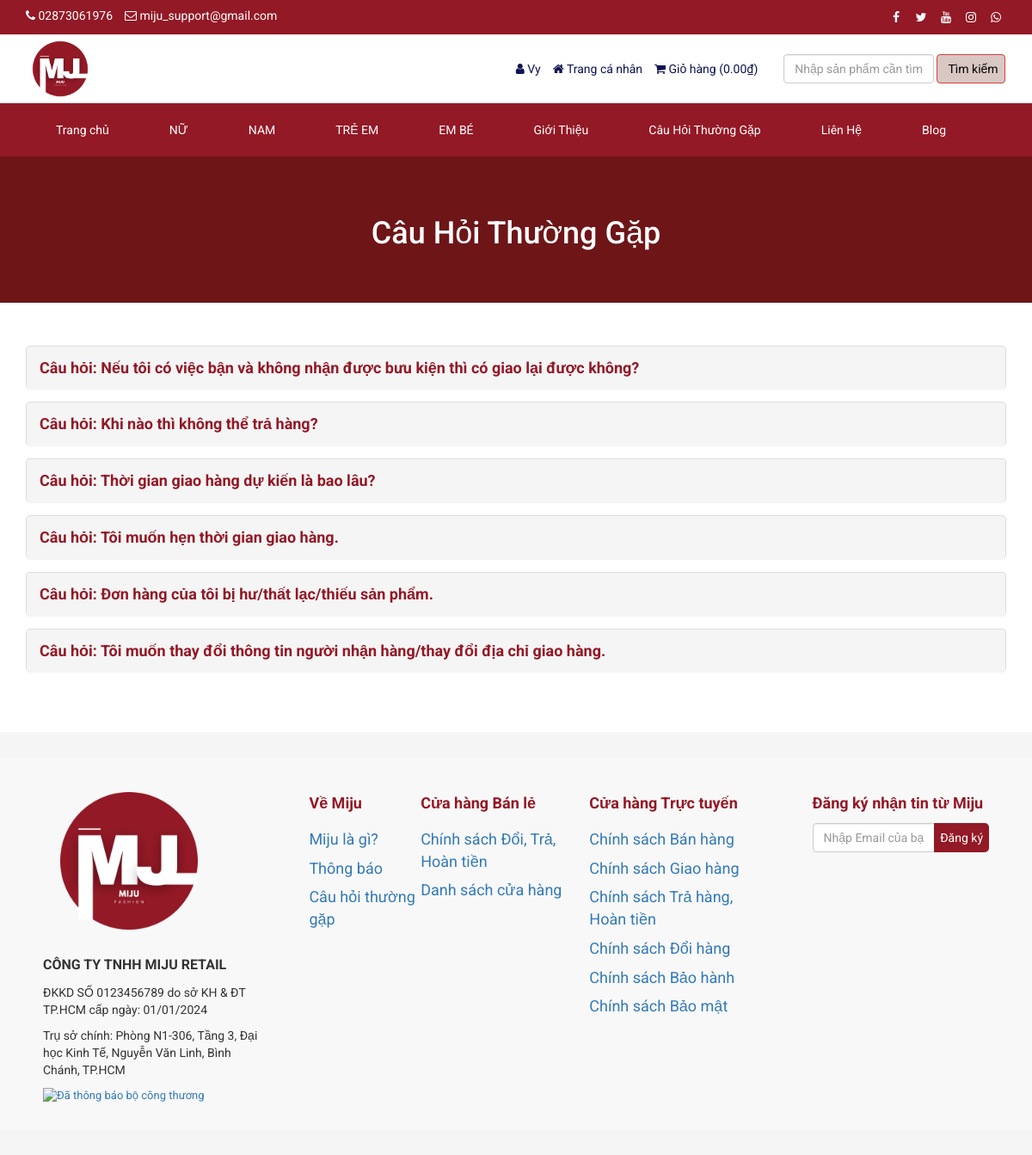
Screenshot of /faq.php (signed in) with the database file from the repository.
### tables this page shows
CREATE TABLE `tbl_settings` (
  `id` int(11) NOT NULL,
  `logo` varchar(255) NOT NULL,
  `favicon` varchar(255) NOT NULL,
  `footer_about` text NOT NULL,
  `footer_copyright` text NOT NULL,
  `contact_address` text NOT NULL,
  `contact_email` varchar(255) NOT NULL,
  `contact_phone` varchar(255) NOT NULL,
  `contact_fax` varchar(255) NOT NULL,
  `contact_map_iframe` text NOT NULL,
  `receive_email` varchar(255) NOT NULL,
  `receive_email_subject` varchar(255) NOT NULL,
  `receive_email_thank_you_message` text NOT NULL,
  `forget_password_message` text NOT NULL,
  `total_recent_post_footer` int(10) NOT NULL,
  `total_popular_post_footer` int(10) NOT NULL,
  `total_recent_post_sidebar` int(11) NOT NULL,
  `total_popular_post_sidebar` int(11) NOT NULL,
  `total_featured_product_home` int(11) NOT NULL,
  `total_latest_product_home` int(11) NOT NULL,
  `total_popular_product_home` int(11) NOT NULL,
  `meta_title_home` text NOT NULL,
  `meta_keyword_home` text NOT NULL,
  `meta_description_home` text NOT NULL,
  `banner_login` varchar(255) NOT NULL,
  `banner_registration` varchar(255) NOT NULL,
  `banner_forget_password` varchar(255) NOT NULL,
  `banner_reset_password` varchar(255) NOT NULL,
  `banner_search` varchar(255) NOT NULL,
  `banner_cart` varchar(255) NOT NULL,
  `banner_checkout` varchar(255) NOT NULL,
  `banner_product_category` varchar(255) NOT NULL,
  `banner_blog` varchar(255) NOT NULL,
  `cta_title` varchar(255) NOT NULL,
  `cta_content` text NOT NULL,
  `cta_read_more_text` varchar(255) NOT NULL,
  `cta_read_more_url` varchar(255) NOT NULL,
  `cta_photo` varchar(255) NOT NULL,
  `featured_product_title` varchar(255) NOT NULL,
  `featured_product_subtitle` varchar(255) NOT NULL,
  `latest_product_title` varchar(255) NOT NULL,
  `latest_product_subtitle` varchar(255) NOT NULL,
  `popular_product_title` varchar(255) NOT NULL,
  `popular_product_subtitle` varchar(255) NOT NULL,
  `testimonial_title` varchar(255) NOT NULL,
  `testimonial_subtitle` varchar(255) NOT NULL,
  `testimonial_photo` varchar(255) NOT NULL,
  `blog_title` varchar(255) NOT NULL,
  `blog_subtitle` varchar(255) NOT NULL,
  `newsletter_text` text NOT NULL,
  `paypal_email` varchar(255) NOT NULL,
  `stripe_public_key` varchar(255) NOT NULL,
  `stripe_secret_key` varchar(255) NOT NULL,
  `bank_detail` text NOT NULL,
  `before_head` text NOT NULL,
  `after_body` text NOT NULL,
  `before_body` text NOT NULL,
  `home_service_on_off` int(11) NOT NULL,
  `home_welcome_on_off` int(11) NOT NULL,
  `home_featured_product_on_off` int(11) NOT NULL,
  `home_latest_product_on_off` int(11) NOT NULL,
  `home_popular_product_on_off` int(11) NOT NULL,
  `home_testimonial_on_off` int(11) NOT NULL,
  `home_blog_on_off` int(11) NOT NULL,
  `newsletter_on_off` int(11) NOT NULL,
  `ads_above_welcome_on_off` int(1) NOT NULL,
  `ads_above_featured_product_on_off` int(1) NOT NULL,
  `ads_above_latest_product_on_off` int(1) NOT NULL,
  `ads_above_popular_product_on_off` int(1) NOT NULL,
  `ads_above_testimonial_on_off` int(1) NOT NULL,
  `ads_category_sidebar_on_off` int(1) NOT NULL
);

CREATE TABLE `tbl_social` (
  `social_id` int(11) NOT NULL,
  `social_name` varchar(30) NOT NULL,
  `social_url` varchar(255) NOT NULL,
  `social_icon` varchar(30) NOT NULL
);

CREATE TABLE `tbl_top_category` (
  `tcat_id` int(11) NOT NULL,
  `tcat_name` varchar(255) NOT NULL,
  `show_on_menu` int(1) NOT NULL
);

CREATE TABLE `tbl_page` (
  `id` int(11) NOT NULL,
  `about_title` varchar(255) NOT NULL,
  `about_content` text NOT NULL,
  `about_banner` varchar(255) NOT NULL,
  `about_meta_title` varchar(255) NOT NULL,
  `about_meta_keyword` text NOT NULL,
  `about_meta_description` text NOT NULL,
  `faq_title` varchar(255) NOT NULL,
  `faq_banner` varchar(255) NOT NULL,
  `faq_meta_title` varchar(255) NOT NULL,
  `faq_meta_keyword` text NOT NULL,
  `faq_meta_description` text NOT NULL,
  `blog_title` varchar(255) NOT NULL,
  `blog_banner` varchar(255) NOT NULL,
  `blog_meta_title` varchar(255) NOT NULL,
  `blog_meta_keyword` text NOT NULL,
  `blog_meta_description` text NOT NULL,
  `contact_title` varchar(255) NOT NULL,
  `contact_banner` varchar(255) NOT NULL,
  `contact_meta_title` varchar(255) NOT NULL,
  `contact_meta_keyword` text NOT NULL,
  `contact_meta_description` text NOT NULL,
  `pgallery_title` varchar(255) NOT NULL,
  `pgallery_banner` varchar(255) NOT NULL,
  `pgallery_meta_title` varchar(255) NOT NULL,
  `pgallery_meta_keyword` text NOT NULL,
  `pgallery_meta_description` text NOT NULL,
  `vgallery_title` varchar(255) NOT NULL,
  `vgallery_banner` varchar(255) NOT NULL,
  `vgallery_meta_title` varchar(255) NOT NULL,
  `vgallery_meta_keyword` text NOT NULL,
  `vgallery_meta_description` text NOT NULL
);

CREATE TABLE `tbl_faq` (
  `faq_id` int(11) NOT NULL,
  `faq_title` varchar(255) NOT NULL,
  `faq_content` text NOT NULL
);

### faq.php (the view, shortened to what this page needs)
<?php require_once('header.php'); ?>
<?php
$statement = $pdo->prepare("SELECT * FROM tbl_page WHERE id=1");
$statement->execute();
$result = $statement->fetchAll(PDO::FETCH_ASSOC);
foreach ($result as $row) {
    $faq_title = $row['faq_title'];
}
?>
<div class="page-banner">
    <div class="inner">
        <h1><?php echo $faq_title; ?></h1>
    </div>
</div>
<div class="page">
    <div class="container">
        <div class="row">
            <div class="col-md-12">
                <div class="panel-group" id="faqAccordion">
                    <?php
                    $statement = $pdo->prepare("SELECT * FROM tbl_faq");
                    $statement->execute();
                    $result = $statement->fetchAll(PDO::FETCH_ASSOC);
                    foreach ($result as $row) {
                        ?>
                        <div class="panel panel-default">
                            <div class="panel-heading accordion-toggle question-toggle collapsed" data-toggle="collapse" data-parent="#faqAccordion" data-target="#question<?php echo $row['faq_id']; ?>">
                                <h4 class="panel-title">
                                    Câu hỏi: <?php echo $row['faq_title']; ?>
                                </h4>
                            </div>
                        </div>
                        <?php
                    }
                    ?>
                </div>
            </div>
        </div>
    </div>
</div>
<?php require_once('footer.php'); ?>

### header.php (shortened to what this page needs)
<?php
include("admin/inc/config.php");
$statement = $pdo->prepare("SELECT * FROM tbl_settings WHERE id=1");
$statement->execute();
$result = $statement->fetchAll(PDO::FETCH_ASSOC);
foreach ($result as $row)
{
	$logo = $row['logo'];
	$contact_email = $row['contact_email'];
	$contact_phone = $row['contact_phone'];
}
?>
<!DOCTYPE html>
<html lang="en">
<head>
	<link rel="stylesheet" href="assets/css/bootstrap.min.css">
	<link rel="stylesheet" href="assets/css/font-awesome.min.css">
	<link rel="stylesheet" href="assets/css/owl.carousel.min.css">
	<link rel="stylesheet" href="assets/css/owl.theme.default.min.css">
	<link rel="stylesheet" href="assets/css/jquery.bxslider.min.css">
    <link rel="stylesheet" href="assets/css/magnific-popup.css">
    <link rel="stylesheet" href="assets/css/rating.css">
	<link rel="stylesheet" href="assets/css/spacing.css">
	<link rel="stylesheet" href="assets/css/bootstrap-touch-slider.css">
	<link rel="stylesheet" href="assets/css/animate.min.css">
	<link rel="stylesheet" href="assets/css/tree-menu.css">
	<link rel="stylesheet" href="assets/css/select2.min.css">
	<link rel="stylesheet" href="assets/css/main.css">
	<link rel="stylesheet" href="assets/css/responsive.css">
	<?php
	$statement = $pdo->prepare("SELECT * FROM tbl_page WHERE id=1");
	$statement->execute();
	$result = $statement->fetchAll(PDO::FETCH_ASSOC);
		?>
</head>
<body>
<div class="top" style="background-color: #931926; color: #ffffff;">
	<div class="container">
		<div class="row">
			<div class="col-md-6 col-sm-6 col-xs-12">
				<div class="left">
					<ul>
						<li><i class="fa fa-phone"></i> <?php echo $contact_phone; ?></li>
						<li><i class="fa fa-envelope-o"></i> <?php echo $contact_email; ?></li>
					</ul>
				</div>
			</div>
			<div class="col-md-6 col-sm-6 col-xs-12">
				<div class="right">
					<ul>
						<?php
						$statement = $pdo->prepare("SELECT * FROM tbl_social");
						$statement->execute();
						$result = $statement->fetchAll(PDO::FETCH_ASSOC);
						foreach ($result as $row) {
							?>
							<?php if($row['social_url'] != ''): ?>
							<li><a href="<?php echo $row['social_url']; ?>"><i class="<?php echo $row['social_icon']; ?>"></i></a></li>
							<?php endif; ?>
							<?php
						}
						?>
					</ul>
				</div>
			</div>
		</div>
	</div>
</div>
<div class="header">
	<div class="container">
		<div class="row inner">
			<div class="col-md-4 logo">
				<a href="index.php"><img src="assets/uploads/<?php echo $logo; ?>" alt="logo image"></a>
			</div>
			<div class="col-md-5 right">
				<ul>
					<?php
					if(isset($_SESSION['customer'])) {
						?>
						<li><i class="fa fa-user"></i> <?php echo $_SESSION['customer']['cust_name']; ?></li>
						<li><a href="dashboard.php"><i class="fa fa-home"></i> <?php echo "Trang cá nhân"; ?></a></li>
						<?php
					} else {
						?>
						<li><a href="login.php"><i class="fa fa-sign-in"></i> <?php echo "Đăng nhập"; ?></a></li>
						<li><a href="registration.php"><i class="fa fa-user-plus"></i> <?php echo "Đăng ký"; ?></a></li>
						<?php
					}
					?>
					<li><a href="cart.php"><i class="fa fa-shopping-cart"></i> <?php echo "Giỏ hàng"; ?> (<?php
					if(isset($_SESSION['cart_p_id'])) {
						$table_total_price = 0;
						$i=0;
	                    foreach($_SESSION['cart_p_qty'] as $key => $value)
	                    {
	                        $i++;
	                        $arr_cart_p_qty[$i] = $value;
	                    }                    $i=0;
	                    foreach($_SESSION['cart_p_current_price'] as $key => $value)
	                    {
	                        $i++;
	                        $arr_cart_p_current_price[$i] = $value;
	                    }
	                    for($i=1;$i<=count($arr_cart_p_qty);$i++) {
	                    	$row_total_price = intval($arr_cart_p_current_price[$i]) * intval($arr_cart_p_qty[$i]);
	                        $table_total_price = $table_total_price + $row_total_price;
	                    }
						echo number_format($table_total_price);
					} else {
						echo '0.00';
					}
					?><?php echo "₫"; ?>)</a></li>
				</ul>
			</div>
			<div class="col-md-3 search-area">
				<form class="navbar-form navbar-left" role="search" action="search-result.php" method="get">
					<div class="form-group">
						<input type="text" class="form-control search-top" placeholder="<?php echo "Nhập sản phẩm cần tìm"; ?>" name="search_text">
					</div>
					<button type="submit" class="btn btn-danger" style="background-color: #d8c7c3; color:black"><?php echo "Tìm kiếm"; ?></button>
				</form>
			</div>
		</div>
	</div>
</div>
<div class="nav" style="background-color: #931926; color: #ffffff;">
	<div class="container" style="background-color: #931926; color: #ffffff;">
		<div class="row">
			<div class="col-md-12 pl_0 pr_0">
				<div class="menu-container" style="background-color: #931926; color: #ffffff;">
					<div class="menu">
						<ul>
							<li><a href="index.php">Trang chủ</a></li>
							<?php
							$statement = $pdo->prepare("SELECT * FROM tbl_top_category WHERE show_on_menu=1");
							$statement->execute();
							$result = $statement->fetchAll(PDO::FETCH_ASSOC);
							foreach ($result as $row) {
								?>
								<li><a href="product-category.php?id=<?php echo $row['tcat_id']; ?>&type=top-category"><?php echo $row['tcat_name']; ?></a>
								</li>
								<?php
							}
							?>
							<?php
							$statement = $pdo->prepare("SELECT * FROM tbl_page WHERE id=1");
							$statement->execute();
							$result = $statement->fetchAll(PDO::FETCH_ASSOC);
							foreach ($result as $row) {
								$about_title = $row['about_title'];
								$faq_title = $row['faq_title'];
								$blog_title = $row['blog_title'];
								$contact_title = $row['contact_title'];
							}
							?>
							<li><a href="about.php"><?php echo $about_title; ?></a></li>
							<li><a href="faq.php"><?php echo $faq_title; ?></a></li>
							<li><a href="contact.php"><?php echo $contact_title; ?></a></li>
							<li><a href="blog.php"><?php echo $blog_title; ?></a></li>
						</ul>
					</div>
				</div>
			</div>
		</div>
	</div>
</div>

### assets/css/main.css (style rules this page uses)
* { margin: 0; padding: 0; }
body { font-family: "Roboto", sans-serif; font-size: 14px; }
h1, h2, h3, h4, h5, h6 { font-family: "Roboto", sans-serif; }
a { text-decoration: none; }
.top { width: 100%; height: 40px; background: #131921; }
.top .left { float: left; }
.top .left ul { padding-top: 8px; }
.top .left ul li { list-style-type: none; float: left; margin-right: 14px; color: white; }
.top .left ul li i { color: white; }
.top .right { float: right; }
.top .right ul { padding-top: 8px; }
.top .right ul li { list-style-type: none; float: left; margin-left: 5px; }
.top .right ul li a { color: white; width: 24px; height: 24px; line-height: 24px; text-align: center; border-radius: 50%; display: block; transition: all 0.4s ease; }
.header { width: 100%; height: auto; background: #fff; }
.header .inner { height: auto; display: table; }
.header .logo { float: none; display: table-cell; vertical-align: middle; }
.header .logo img { max-width: 100%; height: 80px; }
.header .navbar-form .form-control { width: 300px; }
.header .search-area { float: none; display: table-cell; vertical-align: middle; }
.header .search-area .form-group { width: calc(100% - 84px); }
.header .search-area button { width: 80px; }
.header .search-area form { width: 100%; }
.header .right { float: none; display: table-cell; vertical-align: middle; padding-right: 0; }
.header .right ul { float: right; margin-bottom: 0; }
.header .right ul li { list-style-type: none; float: left; margin-left: 14px; color: #0d1452; }
.header .right ul li a { color: #0d1452; }
.header .navbar-form .search-top { width: 100%; }
.nav { background: #232f3e; }
.menu-container { width: 100%; margin: 0 auto; background: #232f3e; }
.menu-dropdown-icon:before { content: "\f067"; font-family: "FontAwesome"; display: none; cursor: pointer; float: right; padding: 1.5em 2em; background: #fff; color: #333; }
.menu > ul { margin: 0 auto; width: 100%; list-style: none; padding: 0; position: relative; box-sizing: border-box; }
.menu > ul:before, .menu > ul:after { content: ""; display: table; }
.menu > ul:after { clear: both; }
.menu > ul > li { float: left; padding: 0; margin: 0; }
.menu > ul > li a { text-decoration: none; padding: 1.5em 20px; display: block; color: #fff; }
.page-banner { width: 100%; height: auto; background-repeat: no-repeat; background-position: center center; -webkit-background-size: cover; background-size: cover; position: relative; padding-top: 15px; padding-bottom: 15px; overflow: hidden; }
.page-banner h1 { color: #fff; text-align: center; z-index: 999; position: relative; }
.page { width: 100%; height: auto; padding-top: 50px; padding-bottom: 50px; }

### assets/css/responsive.css (style rules this page uses)
@media only screen and (min-width: 992px) { .header .inner { width: 100%; } }
@media only screen and (min-width: 992px) { .header .search-area { padding-right: 0; } }
@media only screen and (min-width: 992px) { .header .search-area form { padding-right: 0; } }
@media only screen and (min-width: 992px) { .header .container { padding-right: 0; } }

### header.php (style rules this page uses)
.menu-container { text-align: right; background-color: black; }
.menu ul { list-style: none; padding-right: 0; }
.menu ul li { display: inline-block; margin-left: 30px; }
.menu ul li a { text-decoration: none; color: white; }

### faq.php (style rules this page uses)
.page-banner { background-color: #6e1518; text-align: center; padding: 50px 0; color: #fff; }
.panel-title { color: #931926; font-size: 18px; font-weight: bold; }
.panel-heading { border: 1px solid #931926; border-radius: 5px; background-color: #fff; cursor: pointer; transition: all 0.3s ease; padding: 15px; }
.panel-group .panel { margin-bottom: 15px; border: none; }

### rows the page displays
tbl_settings: contact_phone "02873061976", contact_email "miju_support@gmail.com", logo (picture)
tbl_top_category: tcat_name "NỮ"
tbl_top_category: tcat_name "NAM"
tbl_top_category: tcat_name "TRẺ EM"
tbl_top_category: tcat_name "EM BÉ"
tbl_page: about_title "Giới Thiệu", faq_title "Câu Hỏi Thường Gặp", contact_title "Liên Hệ", blog_title "Blog"
tbl_faq: faq_title "Nếu tôi có việc bận và không nhận được bưu kiện thì có giao lại được không?"
tbl_faq: faq_title "Khi nào thì không thể trả hàng?"
tbl_faq: faq_title "Thời gian giao hàng dự kiến là bao lâu?"
tbl_faq: faq_title "Tôi muốn hẹn thời gian giao hàng."
tbl_faq: faq_title "Đơn hàng của tôi bị hư/thất lạc/thiếu sản phẩm."
tbl_faq: faq_title "Tôi muốn thay đổi thông tin người nhận hàng/thay đổi địa chỉ giao hàng."

### other values shown
$_SESSION['customer']['cust_name'] "Vy"
